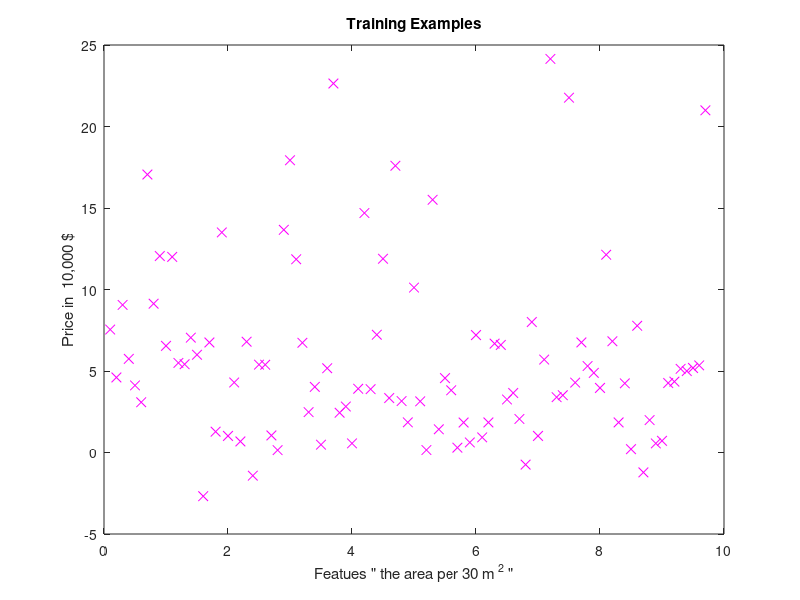

Here is the MATLAB script that generated this plot: (Note: this script raises an error after producing the figure.)
% clear memory and the screen 
clear; close all; clc;

% first step read the training data from the text file 
%data = load('ex0.txt');
%data = load('ex1.txt');
%data = load('linear_test.txt');  %to check linear regression validiation 
%data = load('DATA_SET.txt'); % needes 2300 iterations 
%data = data /250 ; % normalize data set 
data = load('examples.txt');     %this file hase multi fea without ones  so we shold add ones to x if use it 

% initialize Matrices and Variables
X = data(:,1);     % featue matrix {" first colume "}
y = data(:, 3);     % results matrix { " second column
m = length(y);      % number of training examples 
theta = [3;7];     % initial theta vector 
start_theta=theta;  % used for the first point in the div vector
iterations = 9;  % Iterations number needed for Gradient Descent
alpha = 0.01;       % Learning Rate to go quicly
 
%______________________________________________________________
% Plot the Data as a single points on the graph 
plot(X(:,1), y, 'mx', 'MarkerSize', 7);
title('Training Examples');
xlabel('Featues " the area per 30 m ^2 "');
ylabel('Price in  10,000 $');
%______________________________________________________________


% Compute the Error by calling the Cost Function  
X = [ones(m, 1), data(:,1)]; % this Step to adding ones to X Which means X0 is a vector of 1 
J =ComputeCost (X,y,theta);

% Run Gradient Descent
[theta, Js,theta_s0,theta_s1 ] = GradientDescent(X, y, theta, alpha, iterations);
figure(1);
hold on;
plot(X(:, 2), X * theta, 'b','MarkerSize', 100);
legend('DATA SET ', 'Linear regression');
hold off;

%______________________________________________________________
% plotting the cost function
figure(2);
plot(1: iterations, Js, '-c');
title('The history of J VS Iterations');
hold on 
plot (iterations,Js(iterations),'rx');
hold on 
plot (iterations,Js(iterations),'rx');
legend ('THE ERROR','Last ERROR ') ; 
xlabel('Number Of Iterations');
ylabel('The Cost Function " J " ');
%______________________________________________________________
 

% Grid over which we will calculate J
theta0_vals = linspace(-10, 10, 100);
theta1_vals = linspace(-10, 10, 100);

% initialize J_vals to a matrix of 0's
J_vals = zeros(length(theta0_vals), length(theta1_vals));

% Fill out J_vals
for i = 1:length(theta0_vals)
    for j = 1:length(theta1_vals)
	  t = [theta0_vals(i); theta1_vals(j)];
	  J_vals(i,j) = ComputeCost(X, y, t);
    end
end


% Because of the way meshgrids work in the surf command, we need to
% transpose J_vals before calling surf, or else the axes will be flipped
J_vals = J_vals';


theta_s0=[start_theta(1);theta_s0] ;
theta_s1=[start_theta(2);theta_s1] ;

% Surface plot
figure(3);
title('The Surface of The ERROR');
surf(theta0_vals, theta1_vals, J_vals)
xlabel('\theta_0');
ylabel('\theta_1');
hold on;
plot(start_theta(1), start_theta(2), 'rx', 'MarkerSize', 10, 'LineWidth', 2);
hold on
plot(theta_s0,theta_s1,'g', 'MarkerSize', 10, 'LineWidth', 2);
hold on
plot(theta(1), theta(2), 'ro', 'MarkerSize', 10, 'LineWidth', 2);
legend('_-_-_','Starting Point','Diff Vector','Final theta') ;

%_______________________________________________________________________
% Contour plot
figure(4);
% Plot J_vals as 15 contours spaced logarithmically between 0.01 and 100
contour(theta0_vals, theta1_vals, J_vals, logspace(-2, 3, 20))
title('THETA0 AND THETA1 CONTOUR');
xlabel('\theta_0');
ylabel('\theta_1');
hold on;
plot(start_theta(1), start_theta(2), 'rx', 'MarkerSize', 10, 'LineWidth', 2);
hold on
plot(theta_s0,theta_s1,'g', 'MarkerSize', 10, 'LineWidth', 2);
hold on
plot(theta(1), theta(2), 'ro', 'MarkerSize', 10, 'LineWidth', 2);

hold on;
 plot(theta_s0,theta_s1,'k*', 'MarkerSize', 5);
legend('THE Highest Points ','Starting Point','Diff Vector','Final theta','Theta values while converge') ;
